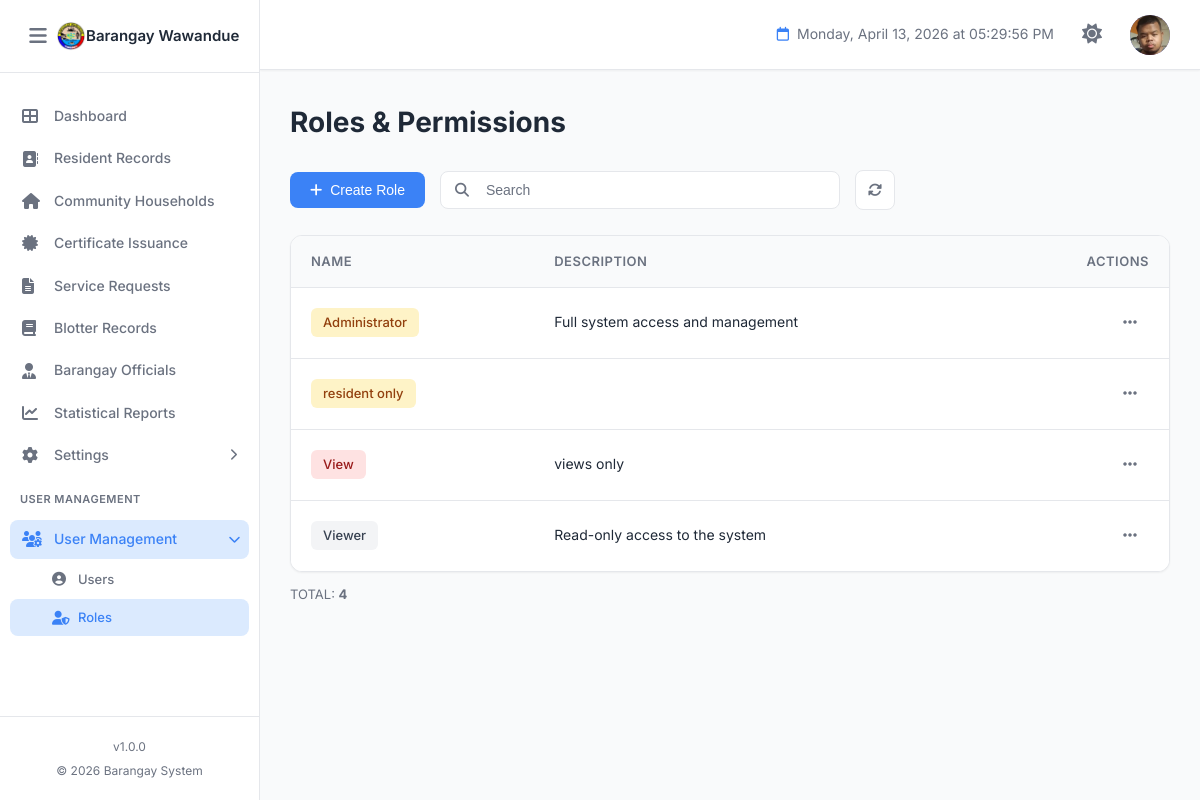
The app's page /roles.php (signed in) with its own data.
### tables this page shows
CREATE TABLE `barangay_info` (
  `id` int(11) NOT NULL,
  `province_name` varchar(100) NOT NULL DEFAULT 'Province Name',
  `town_name` varchar(100) NOT NULL DEFAULT 'Town/City Name',
  `barangay_name` varchar(100) NOT NULL DEFAULT 'Barangay Name',
  `contact_number` varchar(20) DEFAULT NULL,
  `dashboard_text` text DEFAULT NULL,
  `municipal_logo` varchar(255) DEFAULT NULL COMMENT 'Path to municipal/city logo',
  `barangay_logo` varchar(255) DEFAULT NULL COMMENT 'Path to barangay logo',
  `official_emblem` varchar(255) DEFAULT NULL COMMENT 'Path to official emblem',
  `dashboard_image` varchar(255) DEFAULT NULL COMMENT 'Path to dashboard background image',
  `created_at` timestamp NOT NULL DEFAULT current_timestamp(),
  `updated_at` timestamp NOT NULL DEFAULT current_timestamp() ON UPDATE current_timestamp(),
  `updated_by` int(11) DEFAULT NULL COMMENT 'User ID who last updated',
  PRIMARY KEY (`id`),
  KEY `fk_barangay_info_user` (`updated_by`)
);

CREATE TABLE `users` (
  `id` int(11) NOT NULL AUTO_INCREMENT,
  `username` varchar(50) NOT NULL,
  `password` varchar(255) NOT NULL COMMENT 'Hashed password',
  `full_name` varchar(255) NOT NULL,
  `email` varchar(100) NOT NULL,
  `profile_image` varchar(255) DEFAULT NULL COMMENT 'Path to user profile image/avatar',
  `role` varchar(100) NOT NULL DEFAULT 'Staff',
  `status` enum('Active','Inactive') DEFAULT 'Active',
  `created_at` timestamp NOT NULL DEFAULT current_timestamp(),
  `updated_at` timestamp NOT NULL DEFAULT current_timestamp() ON UPDATE current_timestamp(),
  PRIMARY KEY (`id`),
  UNIQUE KEY `username` (`username`),
  UNIQUE KEY `email` (`email`),
  KEY `idx_username` (`username`),
  KEY `idx_email` (`email`),
  KEY `idx_profile_image` (`profile_image`)
);

CREATE TABLE `roles` (
  `id` int(11) NOT NULL AUTO_INCREMENT,
  `name` varchar(100) NOT NULL,
  `description` text DEFAULT NULL,
  `color` varchar(20) DEFAULT '#e5e7eb',
  `text_color` varchar(20) DEFAULT '#374151',
  `permissions` text DEFAULT NULL,
  `created_at` timestamp NOT NULL DEFAULT current_timestamp(),
  `updated_at` timestamp NOT NULL DEFAULT current_timestamp() ON UPDATE current_timestamp(),
  PRIMARY KEY (`id`),
  UNIQUE KEY `unique_role_name` (`name`)
);

### roles.php (the view, shortened to what the rows shown need)
<?php
require_once 'permissions.php';
$pageTitle = 'Roles & Permissions';
$roles = [];
$rolesResult = $conn->query("SELECT id, name, description, color, text_color, permissions FROM roles ORDER BY name ASC");
if ($rolesResult) {
    while ($row = $rolesResult->fetch_assoc()) {
        $roles[] = $row;
    }
}
?>
<!DOCTYPE html>
<html lang="en">
<head>
    <link rel="stylesheet" href="https://cdnjs.cloudflare.com/ajax/libs/font-awesome/6.4.0/css/all.min.css">
    <link rel="stylesheet" href="assets/css/style.css">
    <link rel="stylesheet" href="assets/css/roles.css">
</head>
<body>
    <?php include 'components/sidebar.php'; ?>
    <main class="main-content">
        <?php include 'components/header.php'; ?>
        <div class="dashboard-content">
            <div class="page-header">
                <h1 class="page-title"><?php echo $pageTitle; ?></h1>
            </div>
            <div class="table-container">
                <table class="data-table">
                    <thead>
                        <tr>
                            <th>Name</th>
                            <th>Description</th>
                            <th class="text-right">Actions</th>
                        </tr>
                    </thead>
                    <tbody id="rolesTableBody">
                        <?php if (empty($roles)): ?>
                            <tr>
                                <td colspan="3" style="text-align:center;padding:40px;color:var(--text-secondary);">
                                    <i class="fas fa-user-shield" style="font-size:40px;display:block;margin-bottom:12px;color:#d1d5db;"></i>
                                    No roles found. Create your first role.
                                </td>
                            </tr>
                        <?php else: ?>
                            <?php foreach ($roles as $role): ?>
                            <tr data-role-id="<?php echo $role['id']; ?>">
                                <td>
                                    <span class="role-name"
                                          style="background-color:<?php echo htmlspecialchars($role['color']); ?>;color:<?php echo htmlspecialchars($role['text_color']); ?>;">
                                        <?php echo htmlspecialchars($role['name']); ?>
                                    </span>
                                </td>
                                <td><?php echo htmlspecialchars($role['description'] ?? '—'); ?></td>
                                <td class="text-right">
                                    <button class="btn-action role-action-btn"
                                            data-id="<?php echo $role['id']; ?>"
                                            data-name="<?php echo htmlspecialchars($role['name']); ?>"
                                            data-description="<?php echo htmlspecialchars($role['description'] ?? ''); ?>"
                                            data-color="<?php echo htmlspecialchars($role['color']); ?>"
                                            data-text-color="<?php echo htmlspecialchars($role['text_color']); ?>">
                                        <i class="fas fa-ellipsis-h"></i>
                                    </button>
                                </td>
                            </tr>
                            <?php endforeach; ?>
                        <?php endif; ?>
                    </tbody>
                </table>
            </div>
        </div>
    </main>
</body>
</html>

### components/sidebar.php (shortened to what the rows shown need)
<?php
$sidebar_brgy_name = 'BIS';
$sidebar_brgy_logo = 'assets/images/logo.png';
if (isset($conn)) {
    $s_stmt = $conn->prepare("SELECT barangay_name, barangay_logo FROM barangay_info WHERE id = 1 LIMIT 1");
    if ($s_stmt) {
        $s_stmt->execute();
        $s_result = $s_stmt->get_result();
        if ($s_result->num_rows > 0) {
            $s_row = $s_result->fetch_assoc();
            if (!empty($s_row['barangay_name'])) $sidebar_brgy_name = $s_row['barangay_name'];
            if (!empty($s_row['barangay_logo']))  $sidebar_brgy_logo = $s_row['barangay_logo'];
        }
    }
}
?>
<aside class="sidebar" id="sidebar">
    <div class="sidebar-header">
        <div class="sidebar-brand" style="display:flex;align-items:center;overflow:hidden;">
            <img src="<?php echo htmlspecialchars($sidebar_brgy_logo); ?>" alt="Logo"
                 style="width:30px;height:30px;object-fit:contain;">
            <h2 class="sidebar-title" style="font-size:15px;margin:0;white-space:nowrap;">
                <?php echo htmlspecialchars($sidebar_brgy_name); ?>
            </h2>
        </div>
    </div>
</aside>

### components/header.php (shortened to what the rows shown need)
<?php
if (isset($_SESSION['user_id']) && !isset($header_user_avatar)) {
    $header_user_id = $_SESSION['user_id'];
    $header_stmt = $conn->prepare("SELECT profile_image FROM users WHERE id = ?");
    $header_stmt->bind_param("i", $header_user_id);
    $header_stmt->execute();
    $header_result = $header_stmt->get_result();
    if ($header_result->num_rows > 0) {
        $header_user_data = $header_result->fetch_assoc();
        $header_user_avatar = $header_user_data['profile_image'];
    } else {
        $header_user_avatar = null;
    }
}
?>
<header class="header">
    <div class="header-right">
        <div class="user-profile" id="userProfileDropdown" style="cursor: pointer; position: relative; display: flex; align-items: center;">
            <div class="user-avatar">
                <?php if (!empty($header_user_avatar) && file_exists($header_user_avatar)): ?>
                    <img src="<?php echo htmlspecialchars($header_user_avatar); ?>?v=<?php echo time(); ?>" alt="Profile" style="width: 100%; height: 100%; object-fit: cover; border-radius: 50%;">
                <?php else: ?>
                    <i class="fas fa-user"></i>
                <?php endif; ?>
            </div>
        </div>
    </div>
</header>

### records on screen
barangay_info: barangay_logo (picture), barangay_name "Barangay Wawandue"
users: profile_image (picture)
roles: name "Administrator", description "Full system access and management"
roles: name "resident only"
roles: name "View", description "views only"
roles: name "Viewer", description "Read-only access to the system"

### other values on screen
SITE_VERSION "1.0.0"
SITE_YEAR "2026"
$pageTitle "Roles & Permissions"
count($roles) "4"
